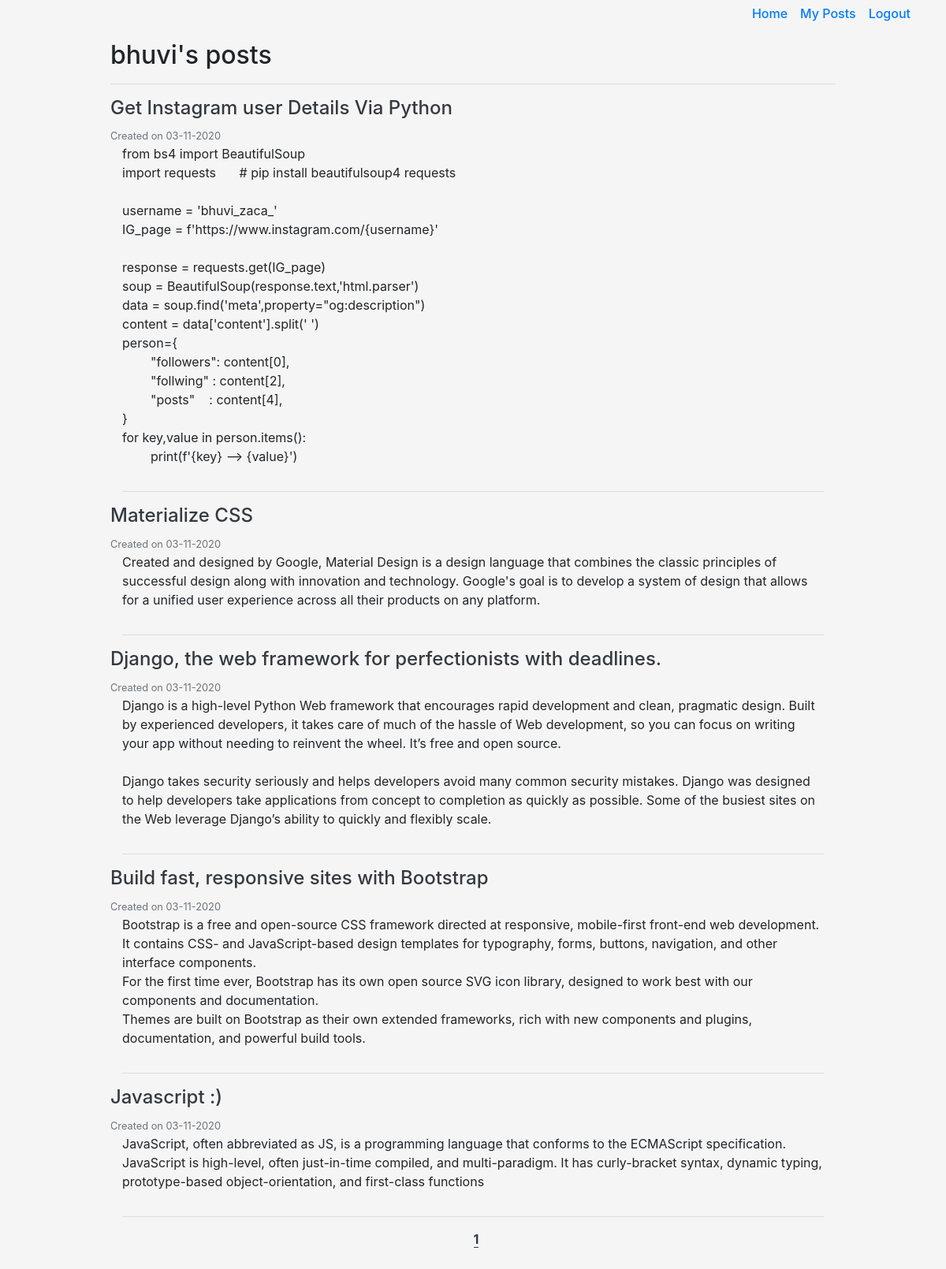
Screenshot of /profile/bhuvi (signed in) with the database file from the repository.
### MainApp/models.py (models this page shows, shortened)
class User(db.Model, UserMixin):
	id = db.Column(db.Integer, primary_key=True)
	username = db.Column(db.String(25), unique=True, nullable=False)
	email = db.Column(db.String(50), unique=True, nullable=False)
	password = db.Column(db.String(50), nullable=False)
	posts = db.relationship('Posts',backref='author',lazy=True)
	comments = db.relationship('Comment',backref='author',lazy=True)

class Posts(db.Model):
	id = db.Column(db.Integer, primary_key=True)
	date_posted = db.Column(db.DateTime, nullable=False,default=datetime.utcnow)
	title = db.Column(db.String(50), unique=True, nullable=False)
	content = db.Column(db.Text, nullable=False)
	user_id = db.Column(db.Integer,db.ForeignKey('user.id'),nullable=False)
	comments = db.relationship('Comment',backref='post',lazy=True)

### MainApp/users/routes.py (the view)
@users.route('/profile/<string:username>',methods=['GET'])
@login_required
def anyProfilePage(username):
	user = User.query.filter_by(username=username).first()
	page = request.args.get('page',1,type=int)
	if user and page:
		posts = Posts.query.filter_by(author=user).order_by(desc(Posts.id)).paginate(per_page=5,page=page)
		return render_template('any_profile.html',posts=posts,username=username)
	abort(404,'Route Does Not Exists')

### MainApp/models.py (called while the page is built)
@login_manager.user_loader
def load_user(user_id):
	return User.query.get(int(user_id))

### MainApp/templates/any_profile.html (shortened to what this page needs)
{% extends 'base.html' %}
{% block content %}
	<div class="row justify-content-center mt-3">
		<div class="col-md-10">
			<h2>{{username}}'s posts</h2>
			<hr>
			<div class="container">
				{% if posts %}
					{% for post in posts.items %}
					<div class="row justify-content-center">
						<div class="col-md-12">
							<div class="row justify-content-between align-items-center">
								<div class="">
									<h4><a class="article-title text-dark" href="{{url_for('posts.individualPostPage',post_id=post.id)}}">{{ post.title }}</a></h4>
									<small class="text-muted">Created on {{post.date_posted.strftime('%d-%m-%Y')}}</small>
								</div>
							</div>
							<p class="article-content post-wrap" >{{ post.content }}</p>
						</div>
					</div>
					<hr>
				{% endfor %}
				<div class="d-flex justify-content-center mb-5">
					<div class="col-12">
						<center>
						{% for page_num in posts.iter_pages(left_edge=1, right_edge=1) %}
							{% if page_num %}
								{% if posts.page == page_num %}
										<a class="text-dark border-bottom border-dark font-weight-bold mb-4 ml-2" href="{{url_for('users.anyProfilePage',username=username,page=page_num)}}">{{page_num}}</a>
								{% else %}
									<a class="font-weight-bold mb-4 ml-2" href="{{url_for('users.anyProfilePage',username=username,page=page_num)}}">{{page_num}}</a>
								{% endif %}
							{% else %}
								...
							{% endif %}
						{% endfor %}
						</center>
					</div>
				</div>
				{% endif %}
			</div>
		</div>
	</div>
{% endblock %}

### MainApp/static/css/style.css (style rules this page uses)
html { scroll-behavior: smooth; }
body { background: whitesmoke; }
a { text-decoration: none !important; }
.post-wrap { white-space: pre-wrap; }

### rows the page displays
User: username "bhuvi"
Posts: title "Get Instagram user Details Via Python", date_posted "03-11-2020", content "from bs4 import BeautifulSoup import requests # pip install beautifulsoup4 requests username = 'bhuvi_zaca_' IG_page = f'https://www.instagram.com/{username}' response = requests.get(IG_page) soup = BeautifulSoup(response.text,'html.parser') data = soup.find('meta',property=\"og:description\") content = data['content'].split(' ') person={ \"followers\": content[0], \"follwing\" : content[2], \"posts\" : content[4], } for key,value in person.items(): print(f'{key} --> {value}')"
Posts: title "Materialize CSS", date_posted "03-11-2020", content "Created and designed by Google, Material Design is a design language that combines the classic principles of successful design along with innovation and technology. Google's goal is to develop a system of design that allows for a unified user experience across all their products on any platform."
Posts: title "Django, the web framework for perfectionists with deadlines.", date_posted "03-11-2020", content "Django is a high-level Python Web framework that encourages rapid development and clean, pragmatic design. Built by experienced developers, it takes care of much of the hassle of Web development, so you can focus on writing your app without needing to reinvent the wheel. It’s free and open source. Django takes security seriously and helps developers avoid many common security mistakes. Django was designed to help developers take applications from concept to completion as quickly as possible. Some of the busiest sites on the Web leverage Django’s ability to quickly and flexibly scale."
Posts: title "Build fast, responsive sites with Bootstrap", date_posted "03-11-2020", content "Bootstrap is a free and open-source CSS framework directed at responsive, mobile-first front-end web development. It contains CSS- and JavaScript-based design templates for typography, forms, buttons, navigation, and other interface components. For the first time ever, Bootstrap has its own open source SVG icon library, designed to work best with our components and documentation. Themes are built on Bootstrap as their own extended frameworks, rich with new components and plugins, documentation, and powerful build tools."
Posts: title "Javascript :)", date_posted "03-11-2020", content "JavaScript, often abbreviated as JS, is a programming language that conforms to the ECMAScript specification. JavaScript is high-level, often just-in-time compiled, and multi-paradigm. It has curly-bracket syntax, dynamic typing, prototype-based object-orientation, and first-class functions"

### other values shown
{{ page_num }} "1"
